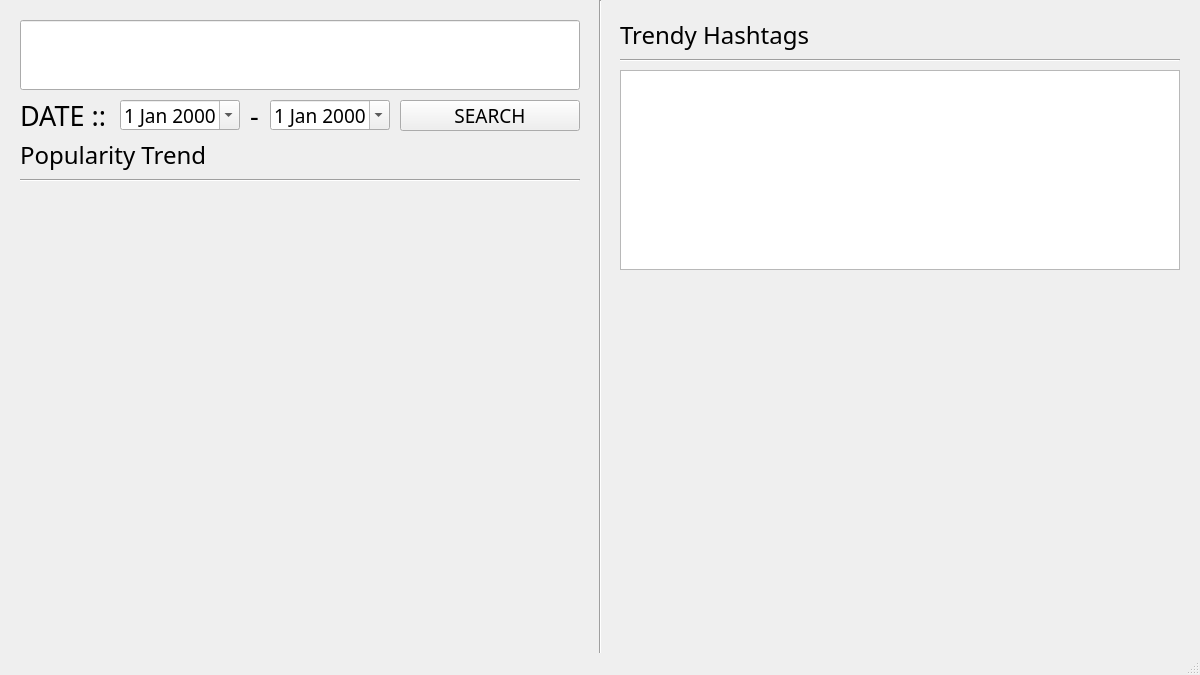
<?xml version="1.0" encoding="UTF-8"?>
<ui version="4.0">
 <class>MainWindow</class>
 <widget class="QMainWindow" name="MainWindow">
  <property name="geometry">
   <rect>
    <x>0</x>
    <y>0</y>
    <width>1200</width>
    <height>675</height>
   </rect>
  </property>
  <property name="sizePolicy">
   <sizepolicy hsizetype="Preferred" vsizetype="Preferred">
    <horstretch>0</horstretch>
    <verstretch>0</verstretch>
   </sizepolicy>
  </property>
  <property name="minimumSize">
   <size>
    <width>1200</width>
    <height>675</height>
   </size>
  </property>
  <property name="maximumSize">
   <size>
    <width>1200</width>
    <height>675</height>
   </size>
  </property>
  <property name="font">
   <font>
    <family>CS PraKas</family>
   </font>
  </property>
  <property name="windowTitle">
   <string>Twidty</string>
  </property>
  <widget class="QWidget" name="centralwidget">
   <widget class="QLineEdit" name="keyword_input">
    <property name="geometry">
     <rect>
      <x>20</x>
      <y>20</y>
      <width>560</width>
      <height>70</height>
     </rect>
    </property>
    <property name="font">
     <font>
      <family>Sarabun</family>
      <pointsize>20</pointsize>
     </font>
    </property>
   </widget>
   <widget class="Line" name="separate_line">
    <property name="geometry">
     <rect>
      <x>580</x>
      <y>0</y>
      <width>40</width>
      <height>675</height>
     </rect>
    </property>
    <property name="orientation">
     <enum>Qt::Vertical</enum>
    </property>
   </widget>
   <widget class="QLabel" name="label_date">
    <property name="geometry">
     <rect>
      <x>20</x>
      <y>90</y>
      <width>100</width>
      <height>50</height>
     </rect>
    </property>
    <property name="font">
     <font>
      <family>Sarabun</family>
      <pointsize>20</pointsize>
     </font>
    </property>
    <property name="text">
     <string>DATE :: </string>
    </property>
   </widget>
   <widget class="QDateEdit" name="date_start">
    <property name="geometry">
     <rect>
      <x>120</x>
      <y>100</y>
      <width>120</width>
      <height>30</height>
     </rect>
    </property>
    <property name="font">
     <font>
      <family>Sarabun</family>
      <pointsize>14</pointsize>
     </font>
    </property>
    <property name="calendarPopup">
     <bool>true</bool>
    </property>
   </widget>
   <widget class="QLabel" name="label_line">
    <property name="geometry">
     <rect>
      <x>250</x>
      <y>90</y>
      <width>20</width>
      <height>50</height>
     </rect>
    </property>
    <property name="font">
     <font>
      <family>Sarabun</family>
      <pointsize>20</pointsize>
     </font>
    </property>
    <property name="text">
     <string>-</string>
    </property>
   </widget>
   <widget class="QDateEdit" name="date_stop">
    <property name="geometry">
     <rect>
      <x>270</x>
      <y>100</y>
      <width>120</width>
      <height>30</height>
     </rect>
    </property>
    <property name="font">
     <font>
      <family>Sarabun</family>
      <pointsize>14</pointsize>
     </font>
    </property>
    <property name="calendarPopup">
     <bool>true</bool>
    </property>
   </widget>
   <widget class="QPushButton" name="search_button">
    <property name="geometry">
     <rect>
      <x>400</x>
      <y>100</y>
      <width>180</width>
      <height>31</height>
     </rect>
    </property>
    <property name="font">
     <font>
      <family>Sarabun</family>
      <pointsize>14</pointsize>
     </font>
    </property>
    <property name="text">
     <string>SEARCH</string>
    </property>
   </widget>
   <widget class="QLabel" name="label_poptrend">
    <property name="geometry">
     <rect>
      <x>20</x>
      <y>140</y>
      <width>560</width>
      <height>30</height>
     </rect>
    </property>
    <property name="font">
     <font>
      <family>Sarabun</family>
      <pointsize>18</pointsize>
     </font>
    </property>
    <property name="text">
     <string>Popularity Trend</string>
    </property>
   </widget>
   <widget class="Line" name="poptrend_line">
    <property name="geometry">
     <rect>
      <x>20</x>
      <y>160</y>
      <width>560</width>
      <height>40</height>
     </rect>
    </property>
    <property name="orientation">
     <enum>Qt::Horizontal</enum>
    </property>
   </widget>
   <widget class="MplPoptrend" name="widget_showgraph" native="true">
    <property name="geometry">
     <rect>
      <x>19</x>
      <y>190</y>
      <width>560</width>
      <height>440</height>
     </rect>
    </property>
    <property name="sizePolicy">
     <sizepolicy hsizetype="Fixed" vsizetype="Fixed">
      <horstretch>0</horstretch>
      <verstretch>0</verstretch>
     </sizepolicy>
    </property>
    <property name="minimumSize">
     <size>
      <width>560</width>
      <height>440</height>
     </size>
    </property>
    <property name="maximumSize">
     <size>
      <width>560</width>
      <height>440</height>
     </size>
    </property>
   </widget>
   <widget class="QLabel" name="label_trendtags">
    <property name="geometry">
     <rect>
      <x>620</x>
      <y>20</y>
      <width>560</width>
      <height>30</height>
     </rect>
    </property>
    <property name="font">
     <font>
      <family>Sarabun</family>
      <pointsize>18</pointsize>
     </font>
    </property>
    <property name="text">
     <string>Trendy Hashtags</string>
    </property>
   </widget>
   <widget class="Line" name="trendtags_line">
    <property name="geometry">
     <rect>
      <x>620</x>
      <y>40</y>
      <width>560</width>
      <height>40</height>
     </rect>
    </property>
    <property name="orientation">
     <enum>Qt::Horizontal</enum>
    </property>
   </widget>
   <widget class="MplTrendtags" name="widget_showtrend" native="true">
    <property name="geometry">
     <rect>
      <x>620</x>
      <y>280</y>
      <width>560</width>
      <height>350</height>
     </rect>
    </property>
    <property name="sizePolicy">
     <sizepolicy hsizetype="Fixed" vsizetype="Fixed">
      <horstretch>0</horstretch>
      <verstretch>0</verstretch>
     </sizepolicy>
    </property>
    <property name="minimumSize">
     <size>
      <width>560</width>
      <height>350</height>
     </size>
    </property>
    <property name="maximumSize">
     <size>
      <width>560</width>
      <height>350</height>
     </size>
    </property>
   </widget>
   <widget class="QPlainTextEdit" name="widget_showtrendtags">
    <property name="geometry">
     <rect>
      <x>620</x>
      <y>70</y>
      <width>560</width>
      <height>200</height>
     </rect>
    </property>
    <property name="sizePolicy">
     <sizepolicy hsizetype="Preferred" vsizetype="Preferred">
      <horstretch>0</horstretch>
      <verstretch>0</verstretch>
     </sizepolicy>
    </property>
    <property name="minimumSize">
     <size>
      <width>560</width>
      <height>200</height>
     </size>
    </property>
    <property name="maximumSize">
     <size>
      <width>560</width>
      <height>200</height>
     </size>
    </property>
    <property name="font">
     <font>
      <family>Sarabun</family>
      <pointsize>16</pointsize>
     </font>
    </property>
    <property name="readOnly">
     <bool>true</bool>
    </property>
   </widget>
  </widget>
  <widget class="QMenuBar" name="menubar">
   <property name="geometry">
    <rect>
     <x>0</x>
     <y>0</y>
     <width>1200</width>
     <height>21</height>
    </rect>
   </property>
  </widget>
  <widget class="QStatusBar" name="statusbar"/>
 </widget>
 <customwidgets>
  <customwidget>
   <class>MplPoptrend</class>
   <extends>QWidget</extends>
   <header>mplpoptrend.h</header>
   <container>1</container>
  </customwidget>
  <customwidget>
   <class>MplTrendtags</class>
   <extends>QWidget</extends>
   <header>mpltrendtags.h</header>
   <container>1</container>
  </customwidget>
 </customwidgets>
 <resources/>
 <connections/>
</ui>
